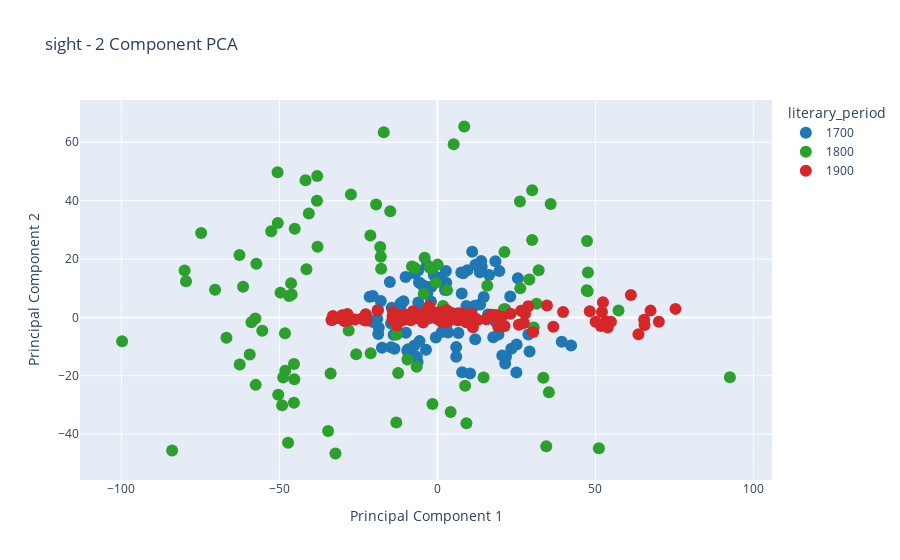
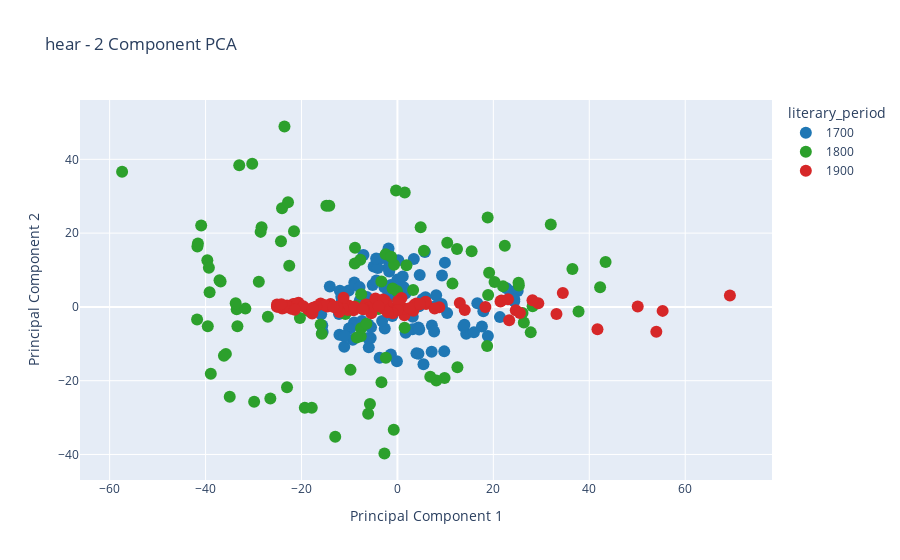
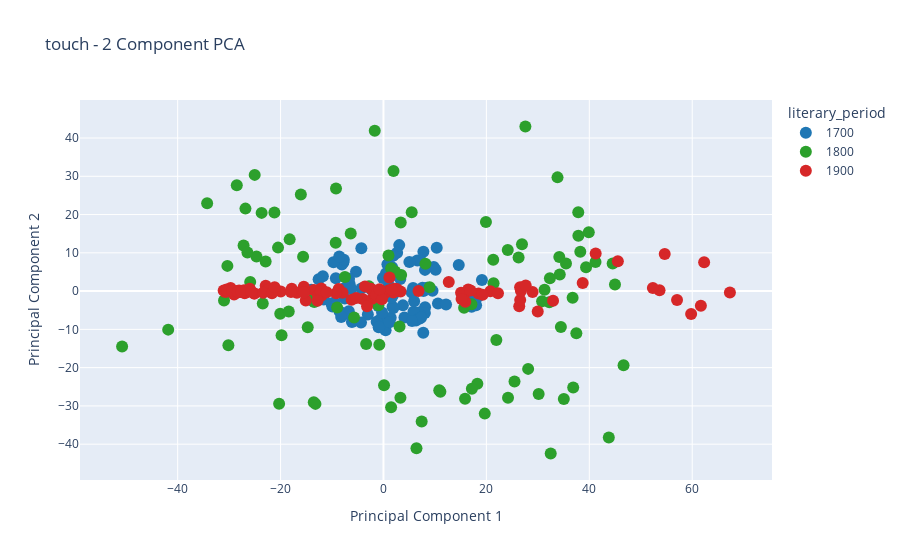
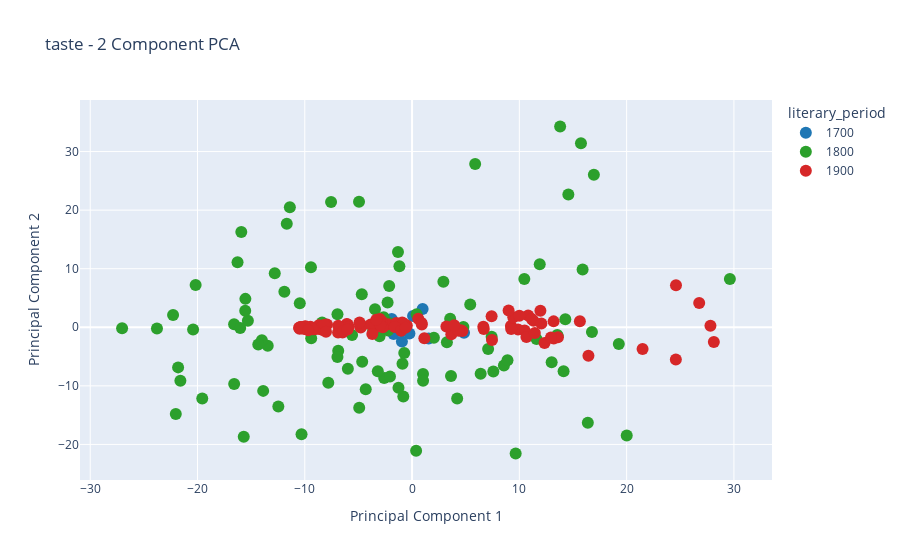

Notebook code for these charts, in order:
### Code cell
modality_dict = {'sight': sight_df, 'hear': hear_df, 'touch': touch_df, 'taste': taste_df, 'smell': smell_df}
k = 2

for modality, df in modality_dict.items():
    fig = px.scatter(
                df,
                color=df["literary_period"],
                color_discrete_map={'1700': '#1f77b4', '1800': '#2ca02c', '1900': '#d62728'},
                x=df['Principal Component 1'],
                y=df['Principal Component 2'],
                hover_data=df.columns[:-1 * k],
                custom_data=df.columns[:-1 * k],
                title= modality + " - " + str(k) + " Component PCA")
    fig.update_traces(marker=dict(size=12,))
    fig.write_html('../visuals/' + modality + '_pca_plot.html')
    fig.show()

    fig, ax = plt.subplots()
    for i,d in df.groupby('literary_period'):
        ax.scatter(d['Principal Component 1'], d['Principal Component 2'], label=i)
    plt.title(modality + " - " + str(k) + " Component PCA")
    plt.xlabel('Principal Component 1')
    plt.ylabel('Principal Component 2')
    plt.legend(loc="upper right")
    plt.grid(True)
    plt.savefig('../visuals/' + modality + '_pca_plot.pdf')
